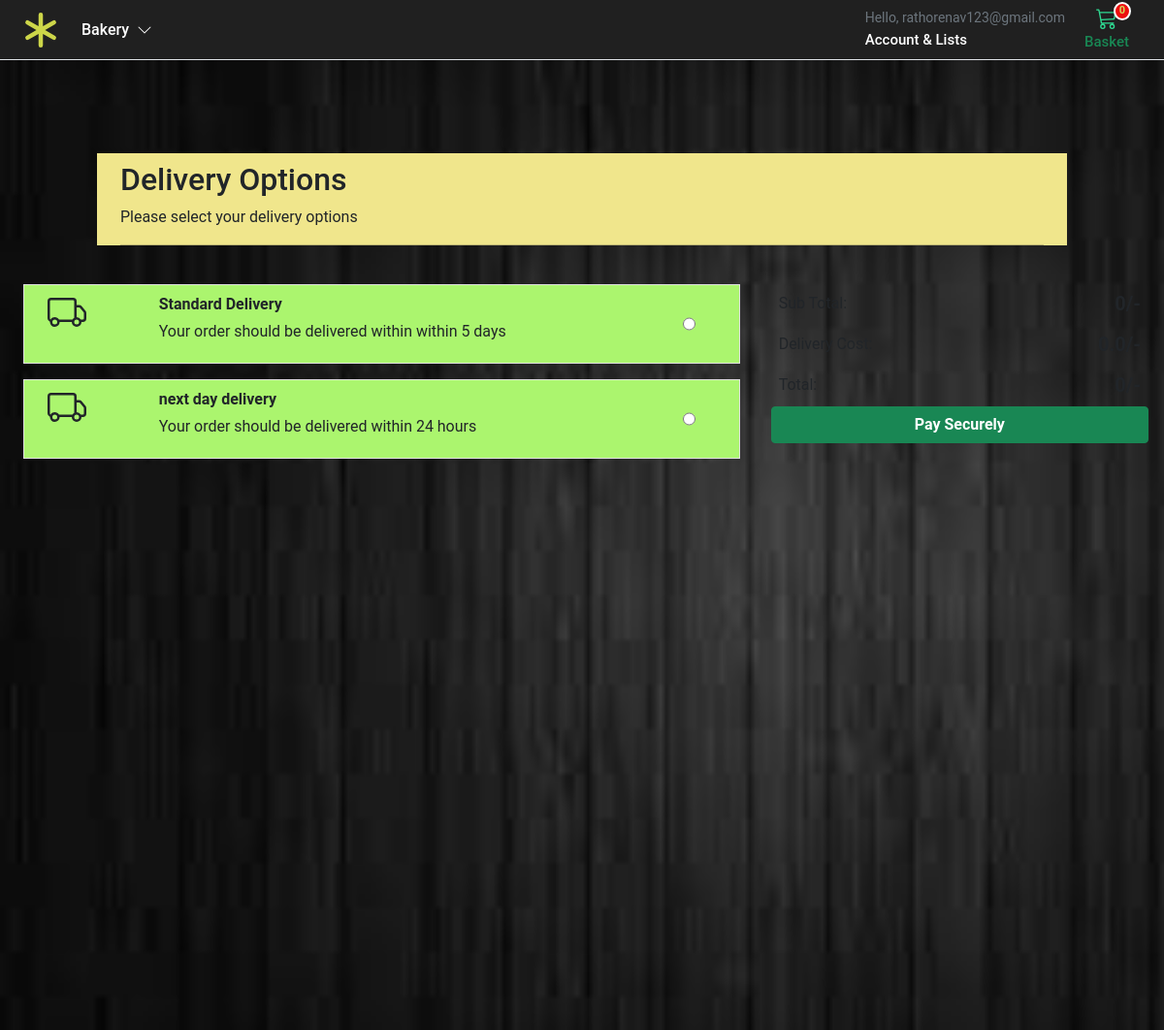
/checkout/deliverychoices (signed in), run on the app's committed database.
### account/models.py (models this page shows, shortened)
class Customer(AbstractBaseUser, PermissionsMixin):
    email = models.EmailField(_('email address'), unique=True)
    name = models.CharField(max_length=100)
    mobile = models.CharField(max_length=15, blank=True)
    is_active = models.BooleanField(default=False)
    is_staff = models.BooleanField(default=False)
    created = models.DateTimeField(auto_now_add=True)
    updated = models.DateTimeField(auto_now=True)
    objects = CustomAccountManager()
    USERNAME_FIELD = 'email'
    REQUIRED_FIELDS = ['name']
    class Meta:
        verbose_name= "Accounts"
        verbose_name_plural = "Accounts"

### checkout/models.py (models this page shows, shortened)
class DeliveryOptions(models.Model):
    DELIVERY_CHOICES = [
        ("IS", "In Store"),
        ("HD", "Home Delivery"),
        ("DD", "Digital Delivery"),
    ]
    delivery_name = models.CharField(
        verbose_name=_("delivery_name"),
        help_text=_("Required"),
        max_length=250,
    )
    delivery_price = models.DecimalField(
        verbose_name=_("delivery price"),
        help_text=_("Maximum 999.99"),
        error_messages={
            "name": {
                "max_length":_("The price must be between 0 aand 999.99.")
            },
        },
        max_digits=10,
        decimal_places=2,
    )
    delivery_method = models.CharField(
        choices=DELIVERY_CHOICES,
        verbose_name=_("delivery_method"),
        help_text=_("Required"),
        max_length=250,
    )
    delivery_timeframe = models.CharField(
        verbose_name=_("delivery timeframe"),
        help_text=_("Required"),
        max_length=250,
    )
    delivery_window = models.CharField(
        verbose_name=_("delivery window"),
        help_text=_("Required"),
        max_length=250,
    )
    order = models.IntegerField(verbose_name=_("list order"), help_text=_("Required"), default=0)
    is_active = models.BooleanField(default=True)
    class Meta:
        verbose_name = _("Delivery Option")
        verbose_name_plural = _("Delivery Options")

### checkout/views.py (the view)
# urls.py: path("deliverychoices", views.deliverychoices, name="deliverychoices"),
@login_required
def deliverychoices(request):
    deliveryoptions = DeliveryOptions.objects.filter(is_active=True)
    return render(request, "checkout/delivery_choices.html", {'deliveryoptions':deliveryoptions})

### basket/basket.py (called while the page is built)
    def __len__(self):
        return sum(item['qty'] for item in self.basket.values())

    def get_subtotal_price(self):
        return sum(Decimal(item["price"]) * item["qty"] for item in self.basket.values())

    def get_delivery_price(self):
        newprice = 0.00
        if "purchase" in self.session:
            newprice = DeliveryOptions.objects.get(id=self.session["purchase"]["delivery_id"]).delivery_price
        return newprice

    def get_total_price(self):
        newprice = 0.00
        subtotal = sum(Decimal(item['price']) * item['qty'] for item in self.basket.values())
        if "purchase" in self.session:
            newprice = DeliveryOptions.objects.get(id=self.session["purchase"]["delivery_id"]).delivery_price
        total = subtotal + Decimal(newprice)
        return total

### basket/context_processors.py (called while the page is built)
def basket(request):
    return {'basket': Basket(request)}

### store/models.py (called while the page is built)
    def get_absolute_url(self):
        return reverse("store:category_list", args=[self.slug])

### store/views.py (called while the page is built)
def categories(request):
    return {
        'categories': Category.objects.filter(level=0)   # this is available for every single page
    }

### templates/checkout/delivery_choices.html (shortened to what this page needs)
{% extends '../base.html' %}
{% load static %}
{% block content %}
<div class="container t11" style="max-width: 1000px">
    <div class="col-12 pt-2">
      <h1 class="h2">Delivery Options</h1>
    </div>
    <div class="col-12 d-flex justify-content-between">
      <div>Please select your delivery options</div>
    </div>
    <hr />
  </div>
<div class="container pt-4">
    <div class="row g-3">
        {% if deliveryoptions|length == 0 %}
        <div class="col-12">There are no delivery options <a href="{% url 'store:store_home' %}">Shop</a></div>
        {% else %}
        <div class="col-md-4 col-lg-4 order-md-last p-0 order-3">
            <div class="d-flex bd-highlight ms-0">
                <div class="p-2 flex-grow-1 bd-highlight">Sub Total:</div>
                <div class="p-2 bd-highlight"><span id="sub_total"
                        class="fw-bold h5">{{basket.get_subtotal_price}}/-</span></div>
            </div>
            <div class="d-flex bd-highlight">
                <div class="p-2 flex-grow-1 bd-highlight">Delivery Cost:</div>
                <div class="p-2 bd-highlight"><span id="delivery_price"
                        class="fw-bold h5">{{basket.get_delivery_price}}/-</span></div>
            </div>
            <div class="d-flex bd-highlight">
                <div class="p-2 flex-grow-1 bd-highlight">Total:</div>
                <div class="p-2 bd-highlight"><span id="total"
                        class="fw-bold h5">{{basket.get_total_price}}/-</span></div>
            </div>
            <a role="button" href="{% url 'checkout:delivery_address' %}" class="btn btn-success fw-bold w-100"
                type="button">Pay Securely</a>
        </div>
        <div class="col-md-7 col-lg-8">
            {% for option in deliveryoptions %}
            <div class="card mb-3 border-1 rounded-0 product-item me-md-4" data-index="{{option.id}}">
                <div class="row g-0 f333">
                    <div class="col-md-2 ps-3 ps-md-4">
                    </div>
                    <div class="col-md-9 ps-md-1">
                        <div class="card-body p-1">
                            <p class="card-text ps-2 mb-1 pt-1 fw-bold">{{option.delivery_name}}</p>
                            <p class="card-text ps-2 pb-3">Your order should be delivered within
                                {{option.delivery_timeframe}}</p>
                        </div>
                    </div>
                    <div class="col-md-1 ps-md-1">
                        <input class="align-middle h-100" type="radio" name="deliveryOption" id="{{option.id}}"
                            value="{{option.id}}">
                    </div>
                </div>
            </div>
            {% endfor %}
        </div>
        {% endif %}
    </div>
</div>
{% endblock content %}

### templates/base.html (shortened to what this page needs)
{% load static %}
<!DOCTYPE html>
<html lang="en">
<head>
  <link href="https://cdn.jsdelivr.net/npm/bootstrap@5.1.3/dist/css/bootstrap.min.css" rel="stylesheet"
>
  <link rel="stylesheet" href="{% static 'main/css/base.css' %}">
  <link rel="stylesheet" href="{% block stylesheet %}{% endblock stylesheet %}">
</head>
<body>
  <header class="pb-0">
    <nav class="navbar navbar-expand-md navbar-light bg-white border-bottom pt-0 py-0">
      <div class="container-fluid px-md-4">
        <div class="d-flex w-100 navbar-collapse">
          <a class="navbar-brand d-flex-inline" href="/">
          </a>
          <ul class="navbar-nav me-auto mb-2 mb-md-0">
            <li class="nav-item dropdown">
              <a class="nav-link dropdown-toggle d-none d-md-block fw500 text-white" href="#" id="navbarDropdown" role="button"
                data-bs-toggle="dropdown" aria-expanded="false">
                Bakery
                <i class="ps-1"><svg xmlns="http://www.w3.org/2000/svg" width="16" height="16" fill="currentColor"
                    class="bi bi-chevron-down" viewBox="0 0 16 16">
                    <path fill-rule="evenodd"
                      d="M1.646 4.646a.5.5 0 0 1 .708 0L8 10.293l5.646-5.647a.5.5 0 0 1 .708.708l-6 6a.5.5 0 0 1-.708 0l-6-6a.5.5 0 0 1 0-.708z" />
                  </svg></i>
              </a>
            </li>
          </ul>
          <div>
            <div class="collapse navbar-collapse" id="navbarSupportedContent2">
              <ul class="navbar-nav me-auto mb-2 mb-lg-0">
                <li class="nav-item dropdown">
                  <a class="nav-link dropdown-toggle text-reset" href="#" id="navbarDropdown" role="button"
                    data-bs-toggle="dropdown" aria-expanded="false">
                    <div class="small text-muted">Hello,
                      {% if user.is_authenticated %}
                        {{ request.user.email }}
                      {% else %}
                      Login
                      {% endif %}
                    </div>
                    <span class="fs15 fw500 text-white">Account &amp; Lists
                    </span>
                  </a>
                </li>
              </ul>
            </div>
          </div>
          <a type="button" role="button" href="{% url "basket:basket_summary" %}"
            class="btn btn-outline-secondary border-0 basket-btn">
            {% with total_qty=basket|length %}
            <div id="basket-qty" class="basket-qty">
              {% if total_qty > 0 %}
              {{ total_qty }}
              {% else %}
              0
              {% endif %}
            </div>
            {% endwith %}
            <div>
            </div>
            <span class="fs15 fw500 text-success">Basket</span>
          </a>
        </div>
      </div>
    </nav>
  </header>
  <main class="main">
    <div id="content">
      {% block content %}{% endblock content %}
    </div>
  </main>
</body>
</html>

### static/main/css/base.css (style rules this page uses)
@media (min-width: 1000px) { .container { max-width: 1200px; } }
@media (max-width: 1200px) { .container { max-width: 100%; padding:0 24px; } }
.dropdown-toggle::after { display: none; }
html, body, p, div { letter-spacing: -0.02px; font-family: 'Roboto', sans-serif; }
.fs15 { font-size: 0.9375rem; }
.fw500 { font-weight: 500; }
.basket-qty { color: rgb(212, 214, 91); background: #ec0e0e; border: 2px solid #fff; border-radius: 50%; text-align: center; font-size: 11px; height: 15px; width: 14px; position: absolute; box-sizing: content-box; font-weight: 600; display: flex; justify-content: center; align-items: center; top: 1px; right: 10px; }
.basket-btn { position: relative; }

### templates/base.html (style rules this page uses)
.main { position: relative; min-height: 1000px; background: url("media/images/black_background.jpg") no-repeat scroll 0px 100% / cover transparent; padding-top: 6rem; }
.container-fluid { background-color: rgb(32, 32, 32); height: 100%; }
.f33 { fill: rgb(205, 214, 73); }
.f34 { fill: rgb(47, 219, 147); }

### templates/checkout/delivery_choices.html (style rules this page uses)
.f333 { background-color: rgb(171, 245, 110); }
.t11 { background-color: khaki; }

### data on the page
Customer: user.email "rathorenav123@gmail.com"
DeliveryOptions: delivery_name "Standard Delivery", delivery_timeframe "within 5 days"
DeliveryOptions: delivery_name "next day delivery", delivery_timeframe "24 hours"
